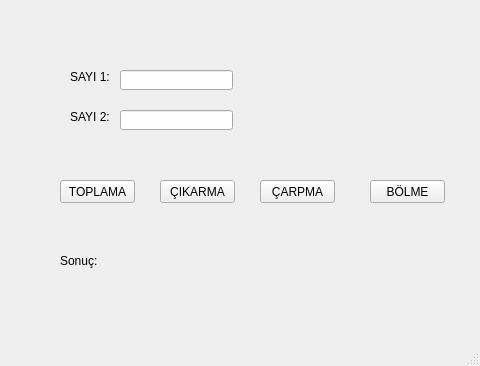
<?xml version="1.0" encoding="UTF-8"?>
<ui version="4.0">
 <class>MainWindow</class>
 <widget class="QMainWindow" name="MainWindow">
  <property name="geometry">
   <rect>
    <x>0</x>
    <y>0</y>
    <width>480</width>
    <height>366</height>
   </rect>
  </property>
  <property name="windowTitle">
   <string>MainWindow</string>
  </property>
  <widget class="QWidget" name="centralwidget">
   <widget class="QLabel" name="label">
    <property name="geometry">
     <rect>
      <x>70</x>
      <y>70</y>
      <width>47</width>
      <height>13</height>
     </rect>
    </property>
    <property name="text">
     <string>SAYI 1:</string>
    </property>
   </widget>
   <widget class="QLineEdit" name="txt_say2">
    <property name="geometry">
     <rect>
      <x>120</x>
      <y>110</y>
      <width>113</width>
      <height>20</height>
     </rect>
    </property>
   </widget>
   <widget class="QLineEdit" name="txt_say1">
    <property name="geometry">
     <rect>
      <x>120</x>
      <y>70</y>
      <width>113</width>
      <height>20</height>
     </rect>
    </property>
   </widget>
   <widget class="QLabel" name="label_2">
    <property name="geometry">
     <rect>
      <x>70</x>
      <y>110</y>
      <width>47</width>
      <height>13</height>
     </rect>
    </property>
    <property name="text">
     <string>SAYI 2:</string>
    </property>
   </widget>
   <widget class="QPushButton" name="btn_toplama">
    <property name="geometry">
     <rect>
      <x>60</x>
      <y>180</y>
      <width>75</width>
      <height>23</height>
     </rect>
    </property>
    <property name="text">
     <string>TOPLAMA</string>
    </property>
   </widget>
   <widget class="QPushButton" name="btn_cikarma">
    <property name="geometry">
     <rect>
      <x>160</x>
      <y>180</y>
      <width>75</width>
      <height>23</height>
     </rect>
    </property>
    <property name="text">
     <string>ÇIKARMA</string>
    </property>
   </widget>
   <widget class="QPushButton" name="btn_carpma">
    <property name="geometry">
     <rect>
      <x>260</x>
      <y>180</y>
      <width>75</width>
      <height>23</height>
     </rect>
    </property>
    <property name="text">
     <string>ÇARPMA</string>
    </property>
   </widget>
   <widget class="QPushButton" name="btn_bolme">
    <property name="geometry">
     <rect>
      <x>370</x>
      <y>180</y>
      <width>75</width>
      <height>23</height>
     </rect>
    </property>
    <property name="text">
     <string>BÖLME</string>
    </property>
   </widget>
   <widget class="QLabel" name="label_3">
    <property name="geometry">
     <rect>
      <x>60</x>
      <y>250</y>
      <width>121</width>
      <height>21</height>
     </rect>
    </property>
    <property name="text">
     <string>Sonuç:</string>
    </property>
   </widget>
  </widget>
  <widget class="QMenuBar" name="menubar">
   <property name="geometry">
    <rect>
     <x>0</x>
     <y>0</y>
     <width>480</width>
     <height>21</height>
    </rect>
   </property>
  </widget>
  <widget class="QStatusBar" name="statusbar"/>
 </widget>
 <resources/>
 <connections/>
</ui>
